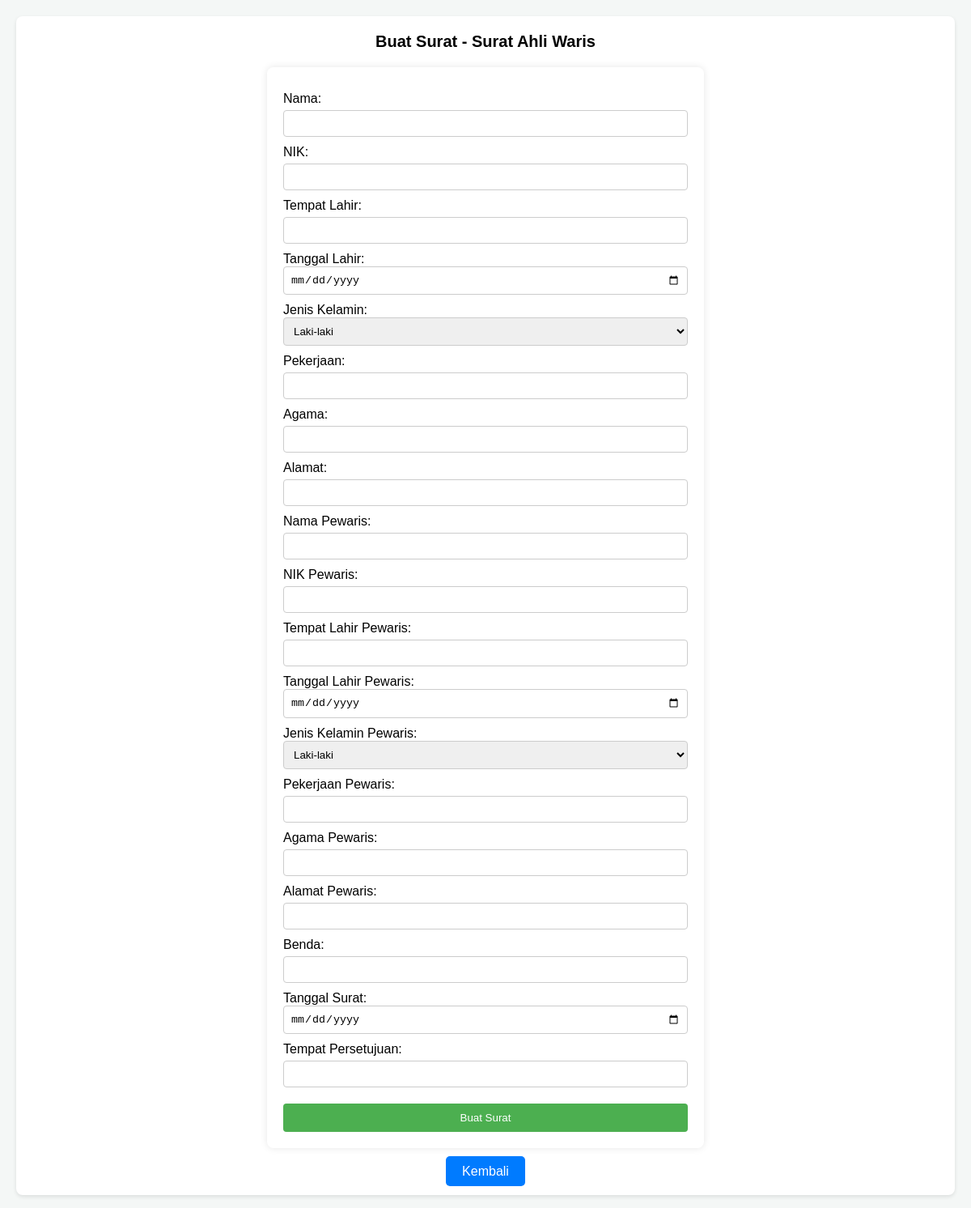
Screenshot of /guest/buat_surat.php?type=1 with the database file from the repository.
### tables this page shows
CREATE TABLE `jenis_surat` (
  `id` int(11) NOT NULL,
  `nama_surat` varchar(255) NOT NULL,
  `template_file` varchar(255) NOT NULL,
  `required_fields` text NOT NULL
);

### guest/buat_surat.php (the view, shortened to what this page needs)
<?php
require_once '../config/connection.php';
$jenis_surat_id = $_GET['type'];
$query = "SELECT * FROM jenis_surat WHERE id = ?";
$stmt = mysqli_prepare($conn, $query);
mysqli_stmt_bind_param($stmt, "i", $jenis_surat_id);
mysqli_stmt_execute($stmt);
$result = mysqli_stmt_get_result($stmt);
$surat = mysqli_fetch_assoc($result);
$required_fields = explode(',', $surat['required_fields']);
$success = false;
?>
<!DOCTYPE html>
<html lang="en">
<head>
</head>
<body>
<div class="content">
    <div class="card">
        <h3>Buat Surat - <?php echo htmlspecialchars($surat['nama_surat']); ?></h3>
        <?php if ($success): ?>
            <div class="success">
                <p>Surat berhasil dibuat!</p>
            </div>
        <?php else: ?>
            <form method="POST">
                <?php if ($success): ?>
                    <div class="success">
                        <p>Surat berhasil dibuat!</p>
                    </div>
                <?php else: ?>
                    <form method="POST">
                        <?php foreach ($required_fields as $field): ?>
                            <?php
                                $words = explode('_', $field);
                                if (strtolower($words[0]) === 'nik') {
                                    $words[0] = strtoupper($words[0]);
                                } else {
                                    $words[0] = ucwords($words[0]);
                                }
                                for ($i = 1; $i < count($words); $i++) {
                                    $words[$i] = ucwords($words[$i]);
                                }
                                $label = implode(' ', $words);
                                $input_type = 'text';
                                $attributes = '';
                                $placeholder = '';
                                if (strpos($field, 'tanggal') !== false) {
                                    $input_type = 'date';
                                } elseif (strpos($field, 'nik') !== false) {
                                    $attributes = 'maxlength="16" pattern="\d{16}"';
                                } elseif (strpos($field, 'jenis_kelamin') !== false) {
                                    echo "<label for='{$field}'>{$label}:</label>";
                                    echo "<select id='{$field}' name='{$field}' required>
                                            <option value='Laki-laki'>Laki-laki</option>
                                            <option value='Perempuan'>Perempuan</option>
                                        </select>";
                                    continue;
                                } elseif (strpos($field, 'dalam_angka') !== false) {
                                    $placeholder = '30';
                                } elseif (strpos($field, 'dalam_kata') !== false) {
                                    $placeholder = 'Tiga Puluh';
                                }
                                echo "<label for='{$field}'>{$label}:</label>";
                                echo "<input type='{$input_type}' id='{$field}' name='{$field}' placeholder='{$placeholder}' {$attributes} required>";
                            ?>
                        <?php endforeach; ?>
                        <button type="submit">Buat Surat</button>
                    </form>
                <?php endif; ?>
            </form>
        <?php endif; ?>
        <div class="back-home">
            <a href="../index.php">Kembali</a>
        </div>
    </div>
</div>
</body>
</html>

### guest/buat_surat.php (style rules this page uses)
body { font-family: Arial, sans-serif; margin: 0; padding: 0; background-color: #f4f7f6; display: flex; height: 100vh; overflow: auto; }
.content { padding: 20px; width: 100%; overflow-y: auto; height: 100vh; box-sizing: border-box; }
.card { background-color: #fff; border-radius: 8px; box-shadow: 0 2px 5px rgba(0, 0, 0, 0.1); padding: 20px; margin-bottom: 20px; }
.card h3 { margin: 0 0 20px 0; font-size: 20px; }
.card form input, .card form textarea, .card form select { width: 100%; padding: 8px; box-sizing: border-box; border: 1px solid #ccc; border-radius: 4px; }
.card form button { padding: 10px 15px; background-color: #4caf50; color: #fff; border: none; border-radius: 4px; cursor: pointer; }
form { background-color: white; padding: 20px; border-radius: 8px; max-width: 500px; margin: auto; box-shadow: 0 0 10px rgba(0, 0, 0, 0.1); }
h3 { text-align: center; }
label { display: block; margin-top: 10px; }
input[type="text"], textarea { width: 100%; padding: 8px; margin-top: 5px; border-radius: 5px; border: 1px solid #ccc; box-sizing: border-box; }
button { background-color: #007bff; color: white; padding: 10px 20px; border: none; border-radius: 5px; cursor: pointer; margin-top: 20px; width: 100%; }
.back-home { margin-top: 20px; text-align: center; }
.back-home a { background-color: #007bff; color: white; padding: 10px 20px; border-radius: 5px; text-decoration: none; }

### rows the page displays
jenis_surat: nama_surat "Surat Ahli Waris", jenis_kelamin "Laki-laki", jenis_kelamin_pewaris "Laki-laki"

### other values shown
$label "Nama"
$label "NIK"
$label "Tempat Lahir"
$label "Tanggal Lahir"
$label "Jenis Kelamin"
$label "Pekerjaan"
$label "Agama"
$label "Alamat"
$label "Nama Pewaris"
$label "NIK Pewaris"
$label "Tempat Lahir Pewaris"
$label "Tanggal Lahir Pewaris"
$label "Jenis Kelamin Pewaris"
$label "Pekerjaan Pewaris"
$label "Agama Pewaris"
